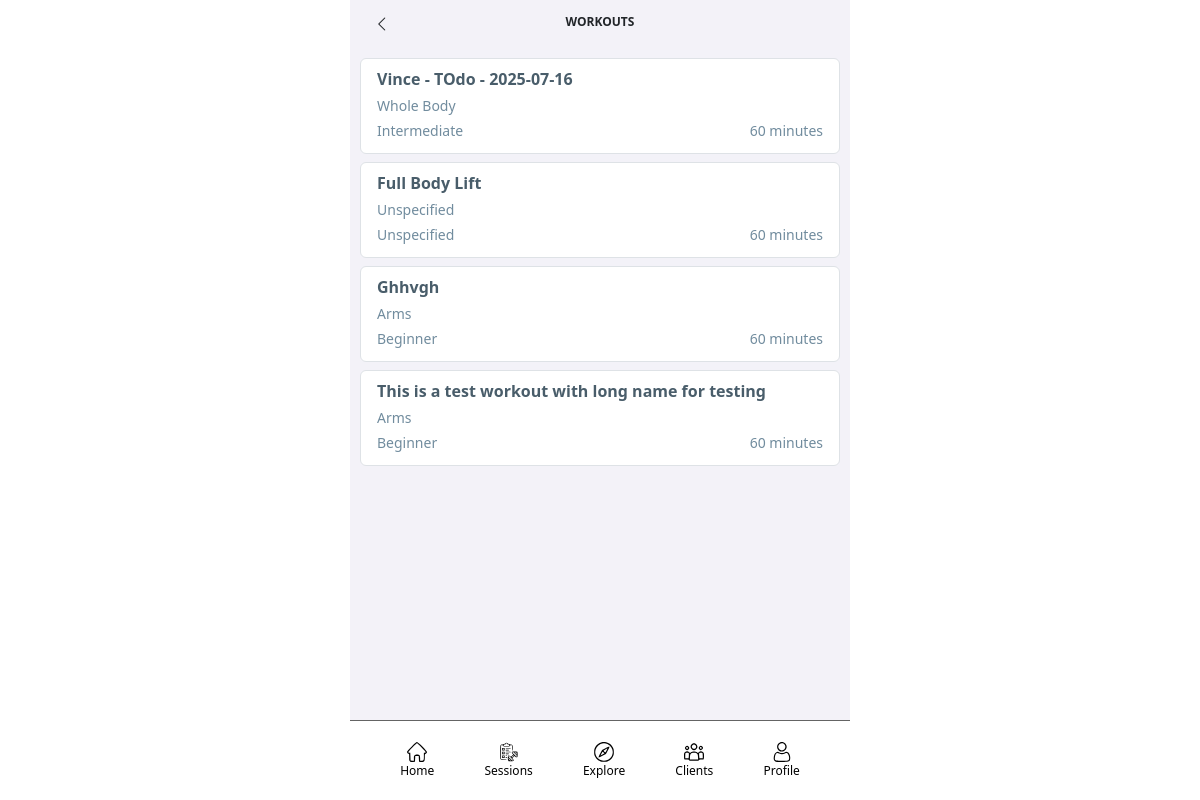
Page /fitnessApp/workouts (signed in) on the committed database.
### fitnessApp/models/workout_models.py (models this page shows, shortened)
class Workout(models.Model):
    name = models.CharField(max_length=200)
    description = models.CharField(max_length=500, blank=True)
    duration = models.IntegerField(default = 60)
    difficulty_level = models.CharField(max_length=20, choices=DIFFICULTY_LEVEL_CHOICES, default="UNSPECIFIED")
    target = models.CharField(max_length=20, choices=TARGET_CHOICES, default="UNSPECIFIED")
    public_flag = models.BooleanField(default=False)
    personalized_flag = models.BooleanField(default=False)
    video_id = models.CharField(max_length=50, blank=True)
    creator = models.ForeignKey(FitnessAppPerson, on_delete=models.SET_NULL, null=True)

### fitnessApp/views/workout_views.py (the view)
# urls.py: path("workouts", WorkoutListView.as_view(), name="workouts"),
class WorkoutListView(ListView):
    model = Workout
    template_name = "workout_list.html"
    paginate_by = 50
    def get_queryset(self):
        queryset = super().get_queryset()
        if (self.request.user.is_anonymous):
            queryset = queryset.filter(Q(public_flag="True"))
        else:
            queryset = queryset.filter((Q(creator=self.request.user.person) | Q(public_flag="True")) & Q(personalized_flag="False"))
        return queryset

### fitnessApp/templates/workout_list.html
{% extends "base/base.html" %}
{% block title %}Workouts{% endblock %}
{% block header-left-link %}{% url 'explore' %}{% endblock %}
{% block header-left-icon %}<i class="bi bi-chevron-left"></i>{% endblock %}
{% block content %}
<div>
    {% for item in object_list %}
    <ul class="list-group mb-2">
        <li class="list-group-item">
            <a class="fitnessapp-profile-item" href="{% url 'workout-detail' item.id %}">
                <div class="row mb-1">
                    <div class="col text-start">
                        <span class="fitnessapp-text-color-header"><b>{{ item.name }}</b></span>
                    </div>
                </div>
                <div class="row mb-1">
                    <div class="col text-start">
                        <span class="fitnessapp-text-color-content"><small>{{ item.get_target_display }}</small></span>
                    </div>
                </div>
                <div class="row mb-1">
                    <div class="col-6 text-start">
                        <span class="fitnessapp-text-color-content"><small>{{ item.get_difficulty_level_display }}</small></span>
                    </div>
                    <div class="col-6 text-end">
                        <span class="fitnessapp-text-color-content"><small>{{ item.duration }} minutes</small></span>
                    </div>
                </div>
            </a>
        </li>
    </ul>
    {% empty %}
    No workouts yet.
    {% endfor %}
</div>
{% endblock %}

### fitnessApp/static/css/main.css (style rules this page uses)
:root { --fitnessapp-color-palette-content: #718C9E; --fitnessapp-color-palette-header: #495D6A; --fitnessapp-color-palette-content-light: #C3CED6; --fitnessapp-color-palette-content-lighter: #e6e6e6; }
.fitnessapp-text-color-content { color: var(--fitnessapp-color-palette-content); }
.fitnessapp-text-color-header { color: var(--fitnessapp-color-palette-header); }
body { background: white }
.fitnessapp-profile-item { text-decoration: none; color: rgb(83, 82, 82); }

### rows in the picture
Workout: name "Vince - TOdo - 2025-07-16", target "Whole Body", difficulty_level "Intermediate", duration "60"
Workout: name "Full Body Lift", target "Unspecified", difficulty_level "Unspecified", duration "60"
Workout: name "Ghhvgh", target "Arms", difficulty_level "Beginner", duration "60"
Workout: name "This is a test workout with long name for testing", target "Arms", difficulty_level "Beginner", duration "60"
